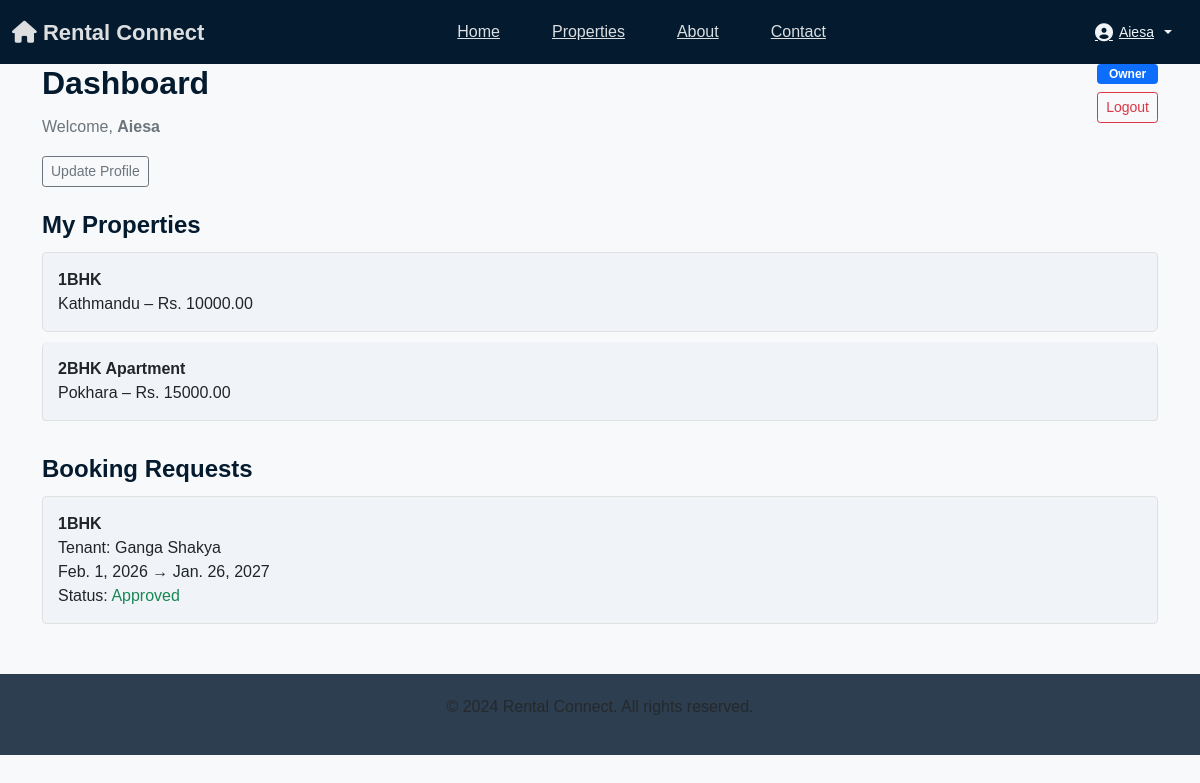
The app's page /users/dashboard/ (signed in) with its own data.
### users/models.py (models this page shows, shortened)
class CustomUser(AbstractUser):
    is_tenant = models.BooleanField(default=False)
    is_landlord = models.BooleanField(default=False)

### listings/models.py (models this page shows, shortened)
class Property(models.Model):
    landlord = models.ForeignKey(
        CustomUser,
        on_delete=models.CASCADE,
        related_name='properties'
    )
    title = models.CharField(max_length=100)
    description = models.TextField()
    city = models.CharField(max_length=50)
    rent = models.DecimalField(max_digits=10, decimal_places=2)
    bedrooms = models.PositiveIntegerField()
    bathrooms = models.PositiveIntegerField()
    address = models.TextField()
    image = models.ImageField(
        upload_to='property_images/',
        blank=True,
        null=True
    )
    is_verified = models.BooleanField(default=False)
    created_at = models.DateTimeField(auto_now_add=True)
    class Meta:
        ordering = ['-created_at']

class Booking(models.Model):
    STATUS_CHOICES = (
        ('pending', 'Pending'),
        ('approved', 'Approved'),
        ('rejected', 'Rejected'),
    )
    tenant = models.ForeignKey(CustomUser, on_delete=models.CASCADE)
    property = models.ForeignKey(Property, on_delete=models.CASCADE)
    start_date = models.DateField()
    end_date = models.DateField()
    status = models.CharField(
        max_length=20,
        choices=STATUS_CHOICES,
        default='pending'
    )
    created_at = models.DateTimeField(auto_now_add=True)

### users/views.py (the view)
# urls.py: path('dashboard/', views.dashboard, name='dashboard'),
@login_required
def dashboard(request):
    user = request.user
    context = {
        'is_admin': user.is_superuser,
        'is_tenant': user.is_tenant,
        'is_landlord': user.is_landlord,
        'bookings': [],
        'properties': [],
    }
    if user.is_tenant:
        context['bookings'] = Booking.objects.filter(
            tenant=user
        ).order_by('-created_at')
    elif user.is_landlord:
        context['properties'] = Property.objects.filter(
            landlord=user
        ).order_by('-created_at')
        context['bookings'] = Booking.objects.filter(
            property__landlord=user
        ).order_by('-created_at')
    return render(request, 'users/dashboard.html', context)

### templates/users/dashboard.html (shortened to what this page needs)
{% extends "base.html" %}
{% block content %}
<div class="container mt-4">
    <div class="d-flex justify-content-between align-items-start mb-4">
        <div>
            <h2>Dashboard</h2>
            <p class="text-muted">
                Welcome, <strong>{{ request.user.username }}</strong>
            </p>
            <a href="{% url 'update_profile' %}" class="btn btn-sm btn-outline-secondary">
                Update Profile
            </a>
        </div>
        <div class="text-end">
            <span class="badge bg-primary mb-2 d-block">
                {% if is_tenant %}Tenant{% elif is_landlord %}Owner{% else %}Admin{% endif %}
            </span>
            <form method="post" action="{% url 'logout' %}">
                <button type="submit" class="btn btn-sm btn-outline-danger">
                    Logout
                </button>
            </form>
        </div>
    </div>
    {% if is_tenant %}
        <h4>My Bookings</h4>
        {% if bookings %}
            <ul class="list-group">
                {% for booking in bookings %}
                    <li class="list-group-item">
                        <strong>{{ booking.property.title }}</strong><br>
                        {{ booking.start_date }} → {{ booking.end_date }}<br>
                        Status:
                        {% if booking.status == 'approved' %}
                            <span class="text-success">Approved</span>
                        {% elif booking.status == 'rejected' %}
                            <span class="text-danger">Rejected</span>
                        {% else %}
                            <span class="text-warning">Pending</span>
                        {% endif %}
                    </li>
                {% endfor %}
            </ul>
        {% else %}
            <p class="text-muted">No bookings yet.</p>
        {% endif %}
    {% elif is_landlord %}
        <h4>My Properties</h4>
        {% if properties %}
            <ul class="list-group mb-4">
                {% for property in properties %}
                    <li class="list-group-item">
                        <strong>{{ property.title }}</strong><br>
                        {{ property.city }} – Rs. {{ property.rent }}
                    </li>
                {% endfor %}
            </ul>
        {% else %}
            <p class="text-muted">No properties listed.</p>
        {% endif %}
        <h4>Booking Requests</h4>
        {% if bookings %}
            <ul class="list-group">
                {% for booking in bookings %}
                    <li class="list-group-item">
                        <strong>{{ booking.property.title }}</strong><br>
                        Tenant: {{ booking.tenant.username }}<br>
                        {{ booking.start_date }} → {{ booking.end_date }}<br>
                        Status:
                        {% if booking.status == 'approved' %}
                            <span class="text-success">Approved</span>
                        {% elif booking.status == 'rejected' %}
                            <span class="text-danger">Rejected</span>
                        {% endif %}
                    </li>
                {% endfor %}
            </ul>
        {% else %}
            <p class="text-muted">No booking requests.</p>
        {% endif %}
    {% else %}
        <h4>Admin Panel</h4>
        <a href="/admin/" target="_blank">Open Admin</a>
    {% endif %}
</div>
{% endblock %}

### templates/base.html (shortened to what this page needs)
<!DOCTYPE html>
<html>
<head>
    {% load static %}
    <link href="https://cdn.jsdelivr.net/npm/bootstrap@5.1.3/dist/css/bootstrap.min.css" rel="stylesheet">
    <link rel="stylesheet" href="https://cdnjs.cloudflare.com/ajax/libs/font-awesome/6.0.0/css/all.min.css">
    <link rel="stylesheet" href="{% static 'css/base.css' %}">
    <link rel="stylesheet" href="{% static 'css/style.css' %}">
</head>
<body>
    <div class="top-bar">
        <div class="container">
            <div class="site-title">
                <i class="fas fa-home"></i> Rental Connect
            </div>
            <div class="menu-links">
                <a href="{% url 'home' %}">Home</a>
                <a href="{% url 'property_list' %}">Properties</a>
                <a href="{% url 'home' %}#about" class="scroll-link">About</a>
                <a href="{% url 'home' %}#contact" class="scroll-link">Contact</a>
            </div>
            <div class="auth-links">
    {% if user.is_authenticated %}
        <div class="dropdown">
            <a href="#" class="profile-link dropdown-toggle"
               id="userDropdown"
               data-bs-toggle="dropdown"
               aria-expanded="false">
                <i class="fas fa-user-circle"></i>
                <span class="profile-name">{{ user.username }}</span>
            </a>
        </div>
    {% else %}
        <a href="{% url 'login' %}" class="login-link">Login</a>
        <a href="{% url 'register' %}" class="btn-signup">Sign Up</a>
    {% endif %}
</div>
        </div>
    </div>
    <div class="main-content">
        <div class="page-content">
            {% block content %}{% endblock %}
        </div>
    </div>
    <div class="bottom-bar">
        <div class="container">
            <p>&copy; 2024 Rental Connect. All rights reserved.</p>
        </div>
    </div>
</body>
</html>

### static/css/base.css (style rules this page uses)
* { margin: 0; padding: 0; box-sizing: border-box; }
html, body { width: 100%; min-height: 100%; overflow-x: hidden; }
body { font-family: Arial, sans-serif; background-color: #f8f9fa; color: #25292c; display: flex; flex-direction: column; }
.top-bar { background: #041a2e; color: #dcdee0; padding: 12px 0; position: fixed; top: 0; left: 0; width: 100%; z-index: 1000; }
.top-bar .container { max-width: 1200px; margin: auto; display: flex; align-items: center; justify-content: space-between; }
.site-title { font-size: 22px; font-weight: bold; }
.menu-links { display: flex; gap: 24px; }
.menu-links a { color: #dcdee0; font-weight: 500; padding: 8px 14px; border-radius: 4px; transition: 0.3s; }
.auth-links { display: flex; align-items: center; gap: 10px; }
.auth-links a { color: #f0f4f8; padding: 8px 16px; border-radius: 6px; transition: 0.3s; font-weight: 500; }
.profile-link { display: flex; align-items: center; gap: 6px; color: #f0f4f8; padding: 8px 14px; border-radius: 6px; transition: all 0.3s ease; }
.profile-link i { font-size: 18px; }
.profile-name { font-size: 14px; font-weight: 500; }
.main-content { flex: 1; padding: 40px 0; }
.page-content { max-width: 1200px; margin: auto; padding: 0 20px; }
button { background: #007bff; color: white; border: none; padding: 8px 18px; border-radius: 4px; cursor: pointer; }
.bottom-bar { background: #2c3e50; color: #dcdee0; text-align: center; padding: 20px 0; margin-top: auto; }

### static/css/style.css (style rules this page uses)
h1, h2, h3, h4, h5 { color: #041a2e; font-weight: 600; margin-bottom: 0.75rem; }
p { color: #25292c; line-height: 1.6; margin-bottom: 1rem; }
.list-group-item { background-color: #f0f4f8; border: 1px solid #e0e0e0; border-radius: 6px; margin-bottom: 10px; padding: 15px; }
a { color: #2563eb; }

### records on screen
CustomUser: username "Aiesa", user.username "Aiesa"
Property: title "1BHK", city "Kathmandu", rent "10000.00"
Property: title "2BHK Apartment", city "Pokhara", rent "15000.00"
Booking: property "1BHK", tenant.username "Ganga Shakya", start_date "Feb. 1, 2026", end_date "Jan. 26, 2027", status "Approved"
